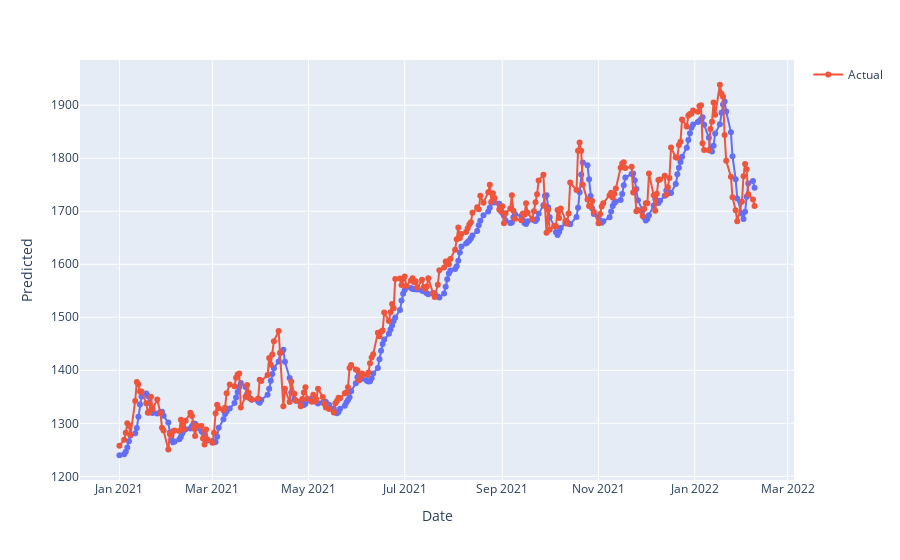

Write notebook code for a chart like this one.
### Code cell
#@title See how the model performs on 2021 years data
testdataframe= gh(symbol=stock_code,start=dt.datetime(2021,1,1),end=dt.datetime(2021,12,31))
testdataframe['Date'] = testdataframe.index
testdata = pd.DataFrame(columns = ['Date', 'Open', 'High', 'Low', 'Close'])
testdata['Date'] = testdataframe['Date']
testdata['Open'] = testdataframe['Open']
testdata['High'] = testdataframe['High']
testdata['Low'] = testdataframe['Low']
testdata['Close'] = testdataframe['Close']
real_stock_price = testdata.iloc[:, 1:2].values
dataset_total = pd.concat((data2['Open'], testdata['Open']), axis = 0)
inputs = dataset_total[len(dataset_total) - len(testdata) - 60:].values
inputs = inputs.reshape(-1,1)
inputs = sc.transform(inputs)
X_test = []
for i in range(60, len(inputs)):
    X_test.append(inputs[i-60:i, 0])
X_test = np.array(X_test)
X_test = np.reshape(X_test, (X_test.shape[0], X_test.shape[1], 1))


predicted_stock_price = regressor.predict(X_test)
predicted_stock_price = sc.inverse_transform(predicted_stock_price)


df = pd.DataFrame()
df['Date'] = testdataframe['Date']
df['Open'] = testdataframe['Open']
df["Predicted"] = predicted_stock_price
import plotly.express as px
fig = px.line(df, x="Date", y="Predicted", markers=True)
fig.add_trace(go.Scatter(x=df["Date"], y=df["Open"],
                    mode='lines+markers',
                    name='Actual'))

### Figure 1 — Plotly figure (JSON) as saved in the notebook; plotly's stock layout.template omitted (floating-point values rounded to 4 significant figures; data arrays with more than 128 entries replaced by an {"elided": "..."} marker saying what was removed)
{"data": [{"hovertemplate": "Date=%{x}<br>Predicted=%{y}<extra></extra>", "legendgroup": "", "line": {"color": "#636efa", "dash": "solid"}, "marker": {"symbol": "circle"}, "mode": "lines+markers", "name": "", "orientation": "v", "showlegend": false, "type": "scatter", "x": {"elided": "274 str values"}, "xaxis": "x", "y": {"elided": "274 float values"}, "yaxis": "y"}, {"mode": "lines+markers", "name": "Actual", "type": "scatter", "x": {"elided": "274 str values"}, "y": {"elided": "274 float values"}}], "layout": {"legend": {"tracegroupgap": 0}, "margin": {"t": 60}, "xaxis": {"anchor": "y", "domain": [0, 1], "title": {"text": "Date"}}, "yaxis": {"anchor": "x", "domain": [0, 1], "title": {"text": "Predicted"}}}}
